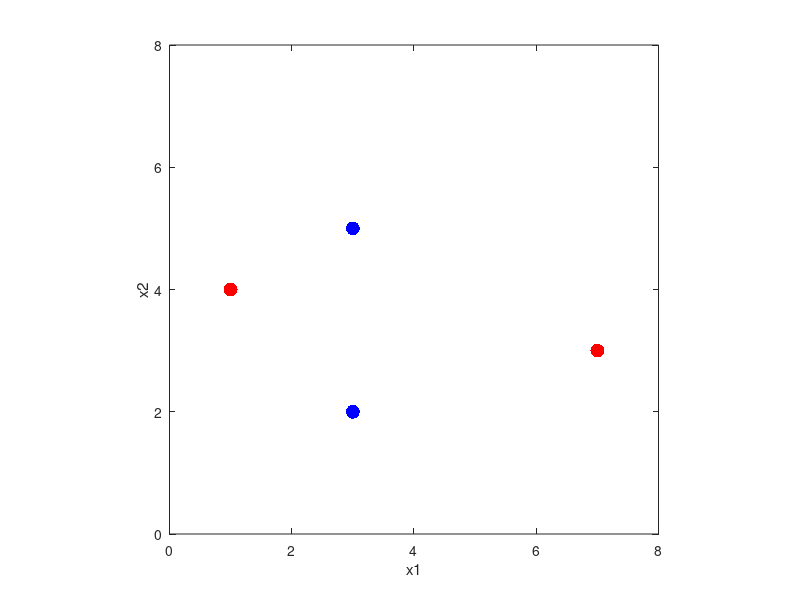

MATLAB code to generate this figure: (Note: this script raises an error after producing the figure.)
%load toy2.dat
N = 4 % number of data points

I = 3 % dimension of data (dimension of each data point) (it is 2 but 

% here setting it to 3 to account for weights biases)
% Data points
xp1 = [1 4]; % red (class 0)
xp2 = [3 2]; % blue (class 1)
xp3 = [3 5]; % blue (class 1)
xp4 = [7 3] ;% red (class 0)
% the N x I data matrix
X = [xp2; xp3; xp1; xp4];
X = [ones(1, N); X']' % adding ones to account for weight biases

% Set class 1 = blue, class 0 = red
targets = [0 1 1 0]'; % the N x 1 vector
% Plot the data
figure(1); clf
plot(X(1:2, 2), X(1:2, 3), 'b.', 'MarkerSize', 30); % rows 1:5 in data have points belonging to left group
hold on
plot(X(3:4, 2), X(3:4, 3), 'r.', 'MarkerSize', 30) % the rows 6-10 have points belonging to different group
xlim([0 8]); ylim([0 8]); 
xlabel('x1'); ylabel('x2')
axis square
hold on


%% Doing error  backpropagation
numHiddenUnits = 30

[Whidden, Wout] = errorBackpropTwoLayer(X, numHiddenUnits, targets);


%% Calculate learned values
learnedY = @(X) sigmoid(Wout * [ones(1, 10000); tanh(Whidden * X')]) ; %yFunc(Whidden, Wout, 10000);
x1 = linspace(0, N);
x2 = x1; 
[x1 x2] = meshgrid(x1, x2);
xs = [ones(10000, 1), x1(:), x2(:)];
learnedY_values = learnedY(xs);

%% Plot predictions
figure(1); clf
plot(X(1:2, 2), X(1:2, 3), 'b.', 'MarkerSize', 30); % rows 1:5 in data have points belonging to left group
hold on
plot(X(3:4, 2), X(3:4, 3), 'r.', 'MarkerSize', 30) % the rows 6-10 have points belonging to different group
xlim([0 8]); ylim([0 8]); 
xlabel('x1'); ylabel('x2')
axis square
hold on
contour(x1 ,x2, reshape(learnedY_values, 100, 100), 5, '--k', 'LineWidth', 2); hold on
contour(x1 ,x2, reshape(learnedY_values, 100, 100), 1, 'k', 'LineWidth', 2); 